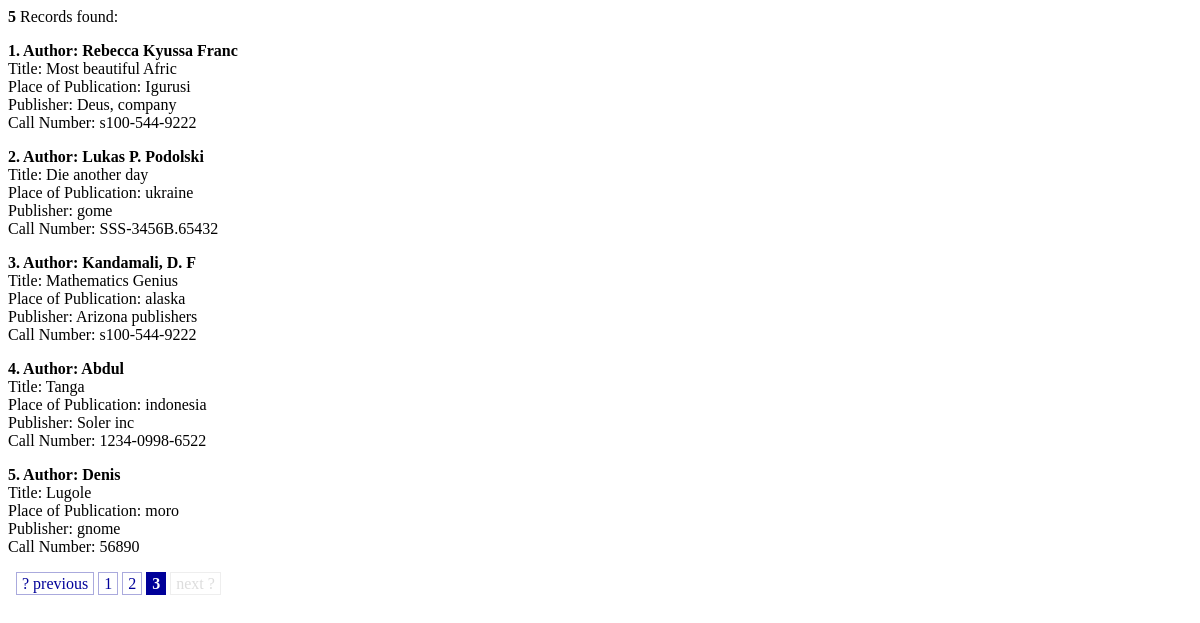
/pager.php?page=3, run on the app's committed database.
### tables this page shows
CREATE TABLE IF NOT EXISTS `info_package` (
  `id` int(11) NOT NULL AUTO_INCREMENT,
  `author` varchar(20) NOT NULL,
  `title` varchar(20) NOT NULL,
  `isbn_no` varchar(20) NOT NULL,
  `date_pub` year(4) NOT NULL,
  `keywords` varchar(20) NOT NULL,
  `call_no` varchar(20) NOT NULL,
  `publisher` varchar(20) NOT NULL,
  `place_pub` varchar(20) NOT NULL,
  PRIMARY KEY (`id`),
  KEY `isbn_no` (`isbn_no`)
);

### pager.php (the view, shortened to what this page needs)
<!DOCTYPE html PUBLIC "-//W3C//DTD XHTML 1.0 Transitional//EN" "http://www.w3.org/TR/xhtml1/DTD/xhtml1-transitional.dtd">
<html xmlns="http://www.w3.org/1999/xhtml">
<head>
<link href="style.css" rel="stylesheet" type="text/css" />
</head>
<body>
<?php
	$tbl_name="info_package";
	$adjacents = 3;
	$query = "SELECT COUNT(*) as num FROM $tbl_name";
	$total_pages = mysql_fetch_array(mysql_query($query));
	$total_pages = $total_pages[num];
	$targetpage = "pager.php";
	$limit = 5;
	$page = $_GET['page'];
	if($page)
		$start = ($page - 1) * $limit;
	else
		$start = 0;
	$sql = "SELECT * FROM $tbl_name LIMIT $start, $limit";
	$results = mysql_query($sql);
	$prev = $page - 1;
	$next = $page + 1;
	$lastpage = ceil($total_pages/$limit);
	$pagination = "";
	if($lastpage > 1)
	{
		$pagination .= "<div class=\"pagination\">";
		if ($page > 1)
			$pagination.= "<a href=\"$targetpage?page=$prev\">? previous</a>";
		else
			$pagination.= "<span class=\"disabled\">? previous</span>";
		if ($lastpage < 7 + ($adjacents * 2))
		{
			for ($counter = 1; $counter <= $lastpage; $counter++)
			{
				if ($counter == $page)
					$pagination.= "<span class=\"current\">$counter</span>";
				else
					$pagination.= "<a href=\"$targetpage?page=$counter\">$counter</a>";
			}
		}
		if ($page < $counter - 1)
			$pagination.= "<a href=\"$targetpage?page=$next\">next ?</a>";
		else
			$pagination.= "<span class=\"disabled\">next ?</span>";
		$pagination.= "</div>\n";
	}
?>
	<?php
$num_results=mysql_num_rows($results);
echo '<b>';
echo $num_results;
echo '</b>';
echo "  Records found: ";
for($i=0;$i<$num_results;$i++)
{
$row=mysql_fetch_array($results);
echo'<p><strong>'. ($i+1).'. Author: ';
echo htmlspecialchars(stripslashes($row['author']));
echo '</strong><br/>Title: ';
echo stripslashes($row['title']);
echo '</strong><br/>Place of Publication: ';
echo stripslashes($row['place_pub']);
echo '</strong><br/>Publisher: ';
echo stripslashes($row['publisher']);
echo '</strong><br/>Call Number: ';
echo stripslashes($row['call_no']);
}
	?>
<?=$pagination?>
</body>
</html>

### style.css (style rules this page uses)
div.pagination { padding: 3px; margin: 3px; }
div.pagination a { padding: 2px 5px 2px 5px; margin: 2px; border: 1px solid #AAAADD; text-decoration: none; color: #000099; }
div.pagination span.current { padding: 2px 5px 2px 5px; margin: 2px; border: 1px solid #000099; font-weight: bold; background-color: #000099; color: #FFF; }
div.pagination span.disabled { padding: 2px 5px 2px 5px; margin: 2px; border: 1px solid #EEE; color: #DDD; }

### data on the page
info_package: author "Rebecca Kyussa Franc", title "Most beautiful Afric", place_pub "Igurusi", publisher "Deus, company", call_no "s100-544-9222"
info_package: author "Lukas P. Podolski", title "Die another day", place_pub "ukraine", publisher "gome", call_no "SSS-3456B.65432"
info_package: author "Kandamali, D. F", title "Mathematics Genius", place_pub "alaska", publisher "Arizona publishers", call_no "s100-544-9222"
info_package: author "Abdul", title "Tanga", place_pub "indonesia", publisher "Soler inc", call_no "1234-0998-6522"
info_package: author "Denis", title "Lugole", place_pub "moro", publisher "gnome", call_no "56890"

### other printed values
$num_results "5"
